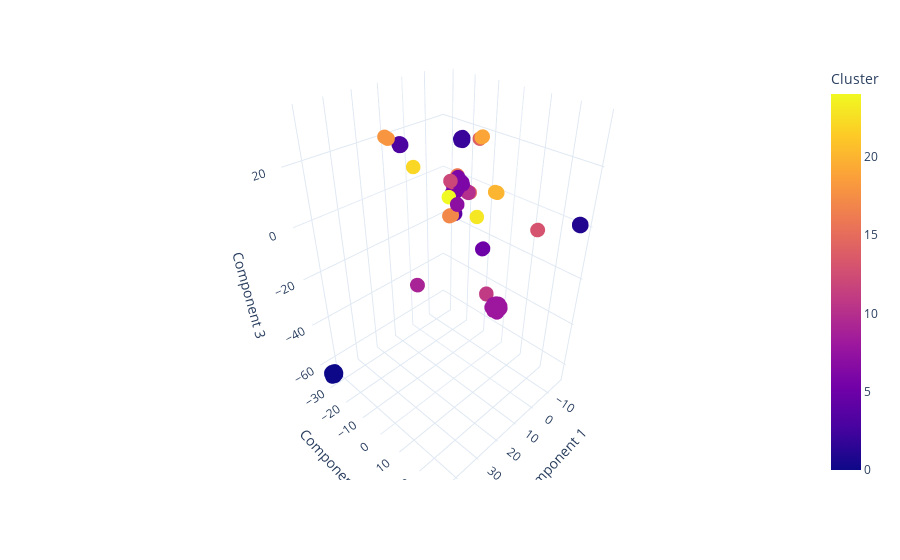

Write notebook code for a chart like this one.
### Code cell
import plotly.express as px

fig = px.scatter_3d(
    data_frame=data,
    x="Component 1",
    y="Component 2",
    z="Component 3",
    color="Cluster",
    color_discrete_sequence=px.colors.qualitative.Pastel,
    hover_data=["taxon_id", "media_id"],
    template="plotly_white"
)
fig.update_traces(marker={'size': 5})
fig.show()

### Figure 1 — Plotly figure (JSON) as saved in the notebook; plotly's stock layout.template omitted (floating-point values rounded to 4 significant figures; data arrays with more than 128 entries replaced by an {"elided": "..."} marker saying what was removed)
{"data": [{"customdata": {"elided": "5776x2 str values"}, "hovertemplate": "Component 1=%{x}<br>Component 2=%{y}<br>Component 3=%{z}<br>taxon_id=%{customdata[0]}<br>media_id=%{customdata[1]}<br>Cluster=%{marker.color}<extra></extra>", "legendgroup": "", "marker": {"color": {"elided": "5776 int values"}, "coloraxis": "coloraxis", "size": 5, "symbol": "circle"}, "mode": "markers", "name": "", "scene": "scene", "showlegend": false, "type": "scatter3d", "x": {"elided": "5776 float values"}, "y": {"elided": "5776 float values"}, "z": {"elided": "5776 float values"}}], "layout": {"coloraxis": {"colorbar": {"title": {"text": "Cluster"}}, "colorscale": [[0, "#0d0887"], [0.1111, "#46039f"], [0.2222, "#7201a8"], [0.3333, "#9c179e"], [0.4444, "#bd3786"], [0.5556, "#d8576b"], [0.6667, "#ed7953"], [0.7778, "#fb9f3a"], [0.8889, "#fdca26"], [1, "#f0f921"]]}, "legend": {"tracegroupgap": 0}, "margin": {"t": 60}, "scene": {"domain": {"x": [0, 1], "y": [0, 1]}, "xaxis": {"title": {"text": "Component 1"}}, "yaxis": {"title": {"text": "Component 2"}}, "zaxis": {"title": {"text": "Component 3"}}}}}
